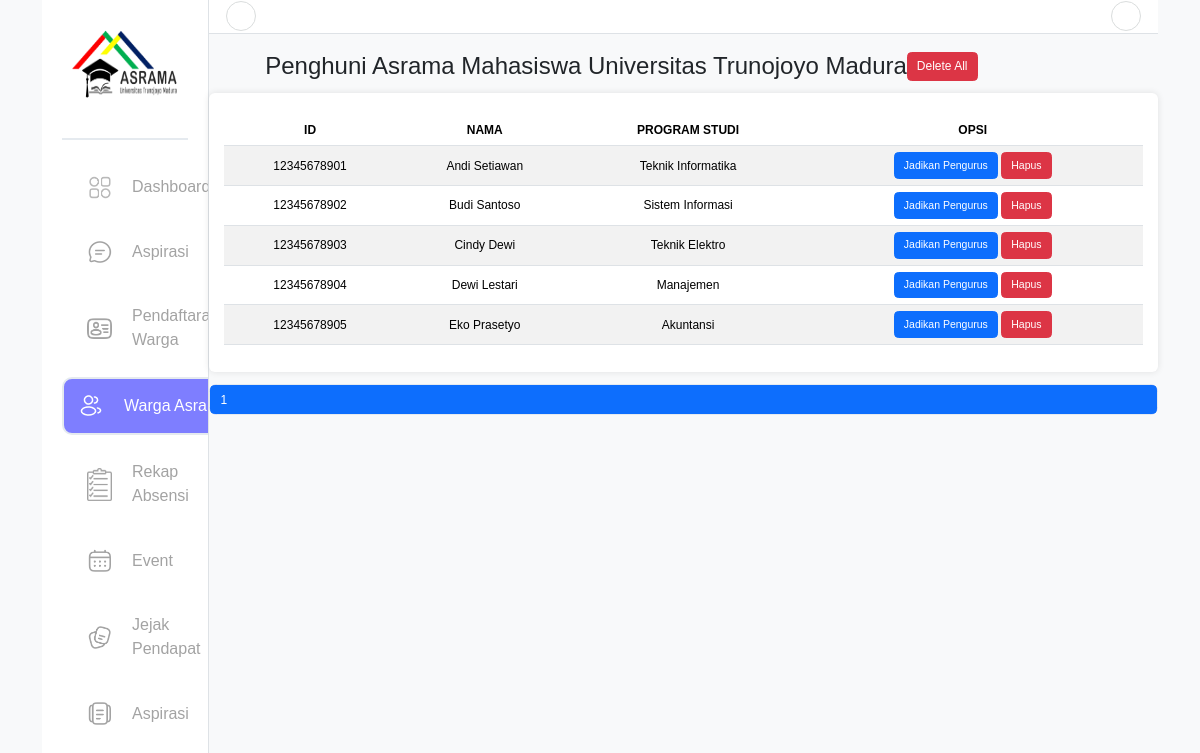
/app/ketua/change_pengurus/penghuni.php, run on the app's committed database.
### tables this page shows
CREATE TABLE `warga` (
  `nim` varchar(12) NOT NULL,
  `id_extra` int(11) DEFAULT NULL,
  `nim_pengurus` varchar(12) DEFAULT NULL,
  `nama` varchar(255) DEFAULT NULL,
  `no_hp` varchar(12) DEFAULT NULL,
  `password` varchar(255) DEFAULT NULL,
  `kamar` varchar(12) DEFAULT NULL,
  `foto_warga` varchar(255) DEFAULT NULL,
  `email` varchar(255) DEFAULT NULL,
  `gedung` varchar(12) DEFAULT NULL,
  `prodi` varchar(255) DEFAULT NULL
);

### app/ketua/change_pengurus/penghuni.php (the view, shortened to what this page needs)
<?php include '../templates/header.php';?>
<?php
include('koneksi.php');
$limit = 5;
$page = isset($_GET['page']) ? (int)$_GET['page'] : 1;
$offset = ($page - 1) * $limit;
$total_sql = "SELECT COUNT(*) as total FROM warga;";
$total_result = $conn->query($total_sql);
$total_row = $total_result->fetch_assoc();
$total_data = $total_row['total'];
$sql = "SELECT * FROM warga LIMIT $limit OFFSET $offset;";
$result = $conn->query($sql);
?>
<div class="flex-grow-1">
    <div class="container mt-4">
        <h2>Penghuni Asrama Mahasiswa Universitas Trunojoyo Madura</h2>
        <div class="d-grid gap-2 d-md-flex justify-content-md-end">
            <button class="btn btn-danger mb-3">Delete All</button>
        </div>
    </div>
    <div class="table-container">
        <table class="table table-striped text-center">
            <thead>
                <tr>
                    <th>ID</th>
                    <th>NAMA</th>
                    <th>PROGRAM STUDI</th>
                    <th>OPSI</th>
                </tr>
            </thead>
            <tbody>
                <?php
                    if ($result->num_rows > 0) {
                        while ($row = $result->fetch_assoc()) {
                            echo "<tr>
                                <td>{$row['nim']}</td>
                                <td>{$row['nama']}</td>
                                <td>{$row['prodi']}</td>
                                <td>
                                    <button type='button' class='btn btn-primary' data-bs-toggle='modal' data-bs-target='#modalPengurus'
                                        data-nim='{$row['nim']}' data-nama='{$row['nama']}' data-prodi='{$row['prodi']}' data-no_hp='{$row['no_hp']}' data-email='{$row['email']}' data-password='{$row['password']}' data-foto_warga='{$row['foto_warga']}' data-gedung='{$row['gedung']}'>Jadikan Pengurus</button>
                                    <form action='' method='POST' style='display:inline;'>
                                        <input type='hidden' name='nim' value='{$row['nim']}'>
                                        <button type='submit' class='btn btn-danger' onclick='return confirm(\"Anda yakin ingin menghapus data ini?\");'>Hapus</button>
                                    </form>
                                </td>
                            </tr>";
                        }
                    } else {
                        echo "<tr><td colspan='4'>Tidak ada data warga.</td></tr>";
                    }
                    ?>
            </tbody>
        </table>
    </div>
    <nav aria-label="Page navigation" class="mt-3">
        <ul class="pagination justify-content -center">
            <?php
                $total_pages = ceil($total_data / $limit);
                for ($i = 1; $i <= $total_pages; $i++) {
                    $class = ($page == $i) ? 'active' : '';
                    echo "<li class='page-item $class'><a class='page-link' href='?page=$i'>$i</a></li>";
                }
                ?>
        </ul>
    </nav>
</div>
</div>
<?php include '../templates/footer.php';?>

### assets/css/bar-ketua.css (style rules this page uses)
.active { margin: 0; width: 100%; background-color: #7E7EFF; border-radius: 10px; border: 2px solid #E5EAEF; color: white; }

### assets/css/rekap-absensi.css (style rules this page uses)
body { margin: 0; font-family: 'Manrope'; }
.container { display: flex; }
table { width: 100%; margin-top: 10px; text-align: center; }

### assets/css/style_penghuni.css (style rules this page uses)
body { font-family: Arial, sans-serif; background-color: #f8f9fa; }
.table-container { background-color: #fff; padding: 20px; border-radius: 8px; box-shadow: 0 0 10px rgba(0, 0, 0, 0.1); }
.table-container .table th, .table-container .table td { vertical-align: middle; }
.table-container .btn { font-size: 0.875rem; }
.pagination { justify-content: left; }

### data on the page
warga: nim "12345678901", nama "Andi Setiawan", prodi "Teknik Informatika"
warga: nim "12345678902", nama "Budi Santoso", prodi "Sistem Informasi"
warga: nim "12345678903", nama "Cindy Dewi", prodi "Teknik Elektro"
warga: nim "12345678904", nama "Dewi Lestari", prodi "Manajemen"
warga: nim "12345678905", nama "Eko Prasetyo", prodi "Akuntansi"
